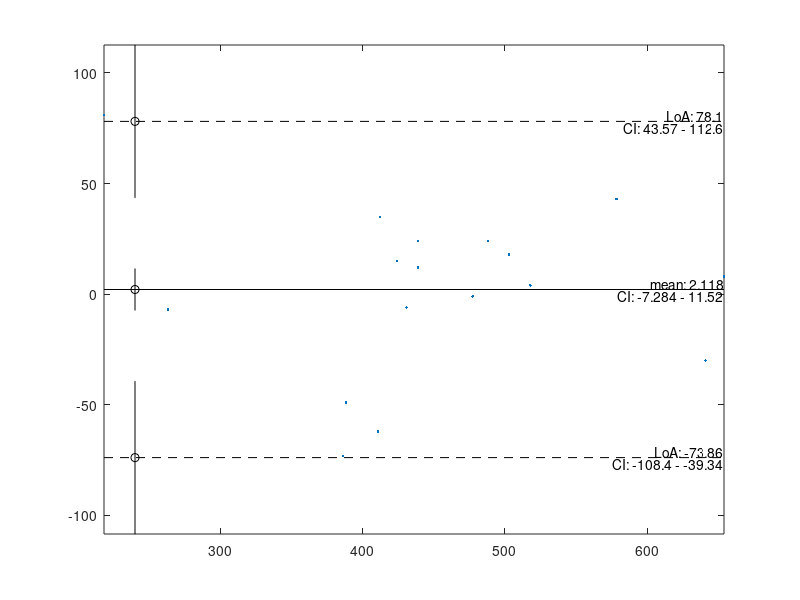

Recreate this plot in MATLAB.
function h=BlandAltmanPlot(var1, var2, varargin)
%Create a Bland-Altman plot and return a struct with results and handles.
%This function does not require any toolbox.
%
%Syntax:
% BlandAltmanPlot()
%    Generate an example in the current axes.
% BlandAltmanPlot(var1,var2)
%    Create a Bland-Altman plot with the two entered variables. All other settings are set to the
%    default, as described below. Both must be numeric vectors with 2 dimensions or fewer (so
%    1x1x30 sized arrays will return an error). The y-values are var2-var1, the x-values are
%    (var1+var2)/2, unless the plot_x_mean switch is set to false, in which case var1 determines
%    the x-values.
% BlandAltmanPlot(___,Name,Value)
%    Change optional parameters. See below for the list of options that can be changed.
% BlandAltmanPlot(___,optionstruct)
%    Change optional parameters. Each field should be one of the parameters detailed below. Missing
%    fields are filled with the default.
% h=BlandAltmanPlot(___)
%    Returns a struct with values and object handles. This can be used to extract calculated
%    values, to delete specific objects, or to change the plot type.
%
%Parameters:
%AddDetailsText      [default=true] Add the details to the plot as text. This will add the mean and
%                    limits of agreement above the plotted lines. The confidence intervals will be
%                    added under the plotted lines if enabled by the plotCI parameter. The text
%                    elements are placed on the far right side of the plot.
%alpha               [default=0.05] The alpha value is used for the limits of agreement, as well as
%                    for the confidence intervals.
%plotCI              [default=true] Add the CIs of the mean and LoAs to the plot with the errorbar
%                    function. If AddDetailsText is set to true, this parameter controls both the
%                    whiskers and the text. The whiskers are plotted close to the left side of the
%                    plot.
%plot_x_mean         [default=true] If set to false, the first input is used for the x-coordinate,
%                    instead of using the mean.
%StoreToAppdata      [default=true] If set to true, the output of this function will be stored in
%                    the axes object with setappdata, so it can be easily retrieved. The output
%                    struct is set to the data field named 'HJW___BlandAltmanPlot___data'.
%Parent              [default=[]] This determines the parent axes for the plots and texts. If left
%                    empty, gca is used to determine the target axes. If TargetAxes and Parent both
%                    are non-empty, TargetAxes is ignored.
%TargetAxes          [default=[]] This is the same as the Parent switch. If both are non-empty,
%                    TargetAxes is ignored. This switch is maintained for backwards compatability.
%TextDigitsDisplayed [default=4] This is either the number of digits used in the text elements, or
%                    a FormatSpec that makes num2str return a non-empty char.
%xxyy                [default=[]] This parameter controls the axis range. It has to be a 4-element
%                    vector. Any NaN values will be auto-determined based on the input data (taking
%                    into account the value of plot_x_mean). An empty input is equivalent to [NaN
%                    NaN NaN NaN].
%
%Output:
%h.input.alpha       - alpha value used for plots and calculations
%       .var1        - first variable used for plot
%       .var2        - second variable used for plot
% .data.mu           - mean value of var2-var1
%      .loa          - lower and upper limits of agreement
%      .CI.mu        - lower and upper bound of the CI of the mean
%         .loa_lower - lower and upper bound of the CI of the lower LoA
%         .loa_upper - lower and upper bound of the CI of the upper LoA
% .xxyy              - axis extents used
% .plot.data         - handle to the data plot object
%      .mean         - handle to the mean line
%      .loa_lo       - handle to the lower LoA line
%      .loa_hi       - handle to the upper LoA line
%      .CI_lo        - handle to the lower LoA errorbar
%      .CI_mu        - handle to the mean errorbar
%      .CI_hi        - handle to the upper LoA errorbar
% .text.mean         - handle to the 'mean: %f' text object
%      .meanCI       - handle to the 'CI: %f-%f' text object
%      .loa_hi       - handle to the 'LoA: %f' text object
%      .loa_hi_CI    - handle to the 'CI: %f-%f' text object
%      .loa_lo       - handle to the 'LoA: %f' text object
%      .loa_lo_CI    - handle to the 'CI: %f-%f' text object
%
%The method for calculating characteristic values, as well as example data was taken from
%Bland&Altman (Lancet, 1986, i:307-310)
% http://dx.doi.org/10.1016/S0140-6736(86)90837-8
%
%The implementation of tinv and alpha_to_Z are by Star Strider. These implementations mean you can
%use this function without the Statistics Toolbox (except on Matlab 6.5).
% https://www.mathworks.com/matlabcentral/fileexchange/56500
% https://www.mathworks.com/matlabcentral/answers/45173#answer_55318
%
%  _______________________________________________________________________
% | Compatibility | Windows 10  | Ubuntu 20.04 LTS | MacOS 10.15 Catalina |
% |---------------|-------------|------------------|----------------------|
% | ML R2020a     |  works      |  not tested      |  not tested          |
% | ML R2018a     |  works      |  works           |  not tested          |
% | ML R2015a     |  works      |  works           |  not tested          |
% | ML R2011a     |  works      |  works           |  not tested          |
% | ML 6.5 (R13)  |  works      |  not tested      |  not tested          |
% | Octave 5.2.0  |  works      |  works           |  not tested          |
% | Octave 4.4.1  |  works      |  not tested      |  works               |
% """""""""""""""""""""""""""""""""""""""""""""""""""""""""""""""""""""""""
%
% Version: 1.0.1
% Date:    2020-07-06
% Author:  H.J. Wisselink
% Licence: CC by-nc-sa 4.0 ( creativecommons.org/licenses/by-nc-sa/4.0 )
% Email=  'h_j_wisselink*alumnus_utwente_nl';
% Real_email = regexprep(Email,{'*','_'},{'@','.'})

if nargin<2
    if nargin==0
        %example data taken from Bland&Altman (Lancet, 1986, i:307-310)
        % http://dx.doi.org/10.1016/S0140-6736(86)90837-8
        %(only first measurement of each peak flow meter)
        var1=[494,395,516,434,476,557,413,442,650,433,417,656,267,478,178,423,427];
        var2=[512,430,520,428,500,600,364,380,658,445,432,626,260,477,259,350,451];
    else
        error('Incorrect number of input argument.')
    end
end
[success,options,ME]=BlandAltmanPlot_parse_inputs(var1,var2,varargin{:});
if ~success
    %The throwAsCaller function was introduced in R2007b, hence the rethrow here.
    rethrow(ME)
else
    [StoreToAppdata, alpha, plot_x_mean, plotCI, AddDetailsText, ...
        TargetAxes, TextDigitsDisplayed, xxyy]=...
        deal(options.StoreToAppdata, options.alpha, options.plot_x_mean, options.plotCI, ...
        options.AddDetailsText, options.TargetAxes, options.TextDigitsDisplayed, options.xxyy);
end

%compute Bland-Altman plot characteristics
[mu,loa,CI]=BlandAltman_values(var1,var2,alpha);

h=struct;%store all handles to this struct

%prepare first part of output
h.input.alpha=alpha;
h.input.var1=var1;
h.input.var2=var2;
h.data.mu=mu;
h.data.loa=loa;
h.data.CI=CI;

%determine x and y data based on plot_x_mean
if ~isequal(size(var1),size(var2))
    %reshape to vectors
    var1=var1(:);var2=var2(:);
end
if plot_x_mean
    x=(var1+var2)/2;
    y=var2-var1;
else
    x=var1;
    y=var2-var1;
end

%Store the value of xxyy in the output struct, so it can be used to round the axis extent to
%appropriate values on a case by case basis.
h.xxyy=[min(x) max(x) min(y) max(y)];
%Consider limits of agreement CI when calculating the bounds.
h.xxyy(3)=min(h.xxyy(3),CI.loa_lower(1));
h.xxyy(4)=max(h.xxyy(4),CI.loa_upper(2));
if isempty(xxyy)
    xxyy=[NaN NaN NaN NaN];
end
%Replace any NaN by the auto-determined extent.
xxyy(isnan(xxyy))=h.xxyy(isnan(xxyy));

%Plot the data, mean and LoAs.
h.plot.data=plot(x,y,'.','Parent',TargetAxes);
NextPlot=get(TargetAxes,'NextPlot');%get property to retain state
set(TargetAxes,'NextPlot','add')
h.plot.mean=plot(xxyy(1:2),mu*[1 1],'k','Parent',TargetAxes);
h.plot.loa_lo=plot(xxyy(1:2),loa(1)*[1 1],'k--','Parent',TargetAxes);
h.plot.loa_hi=plot(xxyy(1:2),loa(2)*[1 1],'k--','Parent',TargetAxes);
if plotCI
    err1=diff(CI.loa_lower)/2;
    err2=diff(CI.mu)/2;
    xe=xxyy(1)+0.05*diff(xxyy(1:2));%shift slightly right
    h.plot.CI_lo=errorbar(xe,loa(1),err1,'ko');
    h.plot.CI_mu=errorbar(xe,mu    ,err2,'ko');
    h.plot.CI_hi=errorbar(xe,loa(2),err1,'ko');
end
set(TargetAxes,'NextPlot',NextPlot)%restore state (probably hold('off') )
axis(TargetAxes,xxyy)
if AddDetailsText
    %Add text elements.
    %Use num2str to make use of automatic choice of FormatSpec for a fixed number of digits. This
    %is guaranteed to return a non-empty char array, as that was tested in the parser.
    d=TextDigitsDisplayed;%Use a shorter variable name for better readability of the code.
    
    %Add mean text.
    tx=xxyy(2);ty=mu;
    txt=sprintf('mean: %s',num2str(ty,d));
    h.text.mean=text(tx,ty,txt,...
        'HorizontalAlignment','right','VerticalAlignment','bottom');
    if plotCI
        txt=sprintf('CI: %s - %s',...
            num2str(CI.mu(1),d),num2str(CI.mu(2),d));
        h.text.meanCI=text(tx,ty,txt,...
            'HorizontalAlignment','right','VerticalAlignment','top');
    end
    
    %Add upper limit of agreement.
    ty=loa(2);
    txt=sprintf('LoA: %s',num2str(ty,d));
    h.text.loa_hi=text(tx,ty,txt,...
        'HorizontalAlignment','right','VerticalAlignment','bottom');
    if plotCI
        txt=sprintf('CI: %s - %s',...
            num2str(CI.loa_upper(1),d),num2str(CI.loa_upper(2),d));
        h.text.loa_hi_CI=text(tx,ty,txt,...
            'HorizontalAlignment','right','VerticalAlignment','top');
    end
    
    %Add lower limit of agreement.
    ty=loa(1);
    txt=sprintf('LoA: %s',num2str(ty,d));
    h.text.loa_lo=text(tx,ty,txt,...
        'HorizontalAlignment','right','VerticalAlignment','bottom');
    if plotCI
        txt=sprintf('CI: %s - %s',...
            num2str(CI.loa_lower(1),d),num2str(CI.loa_lower(2),d));
        h.text.loa_lo_CI=text(tx,ty,txt,...
            'HorizontalAlignment','right','VerticalAlignment','top');
    end
end

if StoreToAppdata
    setappdata(TargetAxes,'HJW___BlandAltmanPlot___data',h)
end
if nargout==0
    clear h
end
end
function [mu,loa,CI]=BlandAltman_values(x,y,alpha)
%compute Bland-Altman plot characteristics
%
%The method for calculating these values was taken from Bland&Altman
%(Lancet, 1986, i:307-310) http://dx.doi.org/10.1016/S0140-6736(86)90837-8
%
%The implementation of tinv is by Star Strider
% https://www.mathworks.com/matlabcentral/fileexchange/56500
%The implementation of alpha_to_Z is by Star Strider as well
% https://www.mathworks.com/matlabcentral/answers/45173#answer_55318

% http://web.archive.org/web/20190326204734/
% https://www.mathworks.com/matlabcentral/mlc-downloads/downloads/
%  submissions/56500/versions/1/contents/tstat3.m  
%
% http://web.archive.org/web/20150317011457/
% http://www.mathworks.com/matlabcentral/answers/
%  45173-p-value-to-z-score#answer_55318

%retrieve statistical functions
persistent t_inv alpha_to_Z
if isempty(t_inv)
    if ifversion('>=',7.0,'Octave','>',3)
        %Anonymous functions were introduced in ML7.0, so we need to use eval to fool the syntax
        %checker in ML6.5.
        
        % 2-tailed t-distribution
        tdist2T=eval('@(t,v) (1-betainc(v/(v+t^2), v/2, 0.5))');%#ok<NASGU>
        % 1-tailed t-distribution
        tdist1T=eval('@(t,v) 1-(1-tdist2T(t,v))/2');%#ok<NASGU>
        % T-Statistic Given Probability alpha & Degrees-Of-Freedom v
        t_inv=eval('@(a,v) fzero(@(tval) (max(a,(1-a))-tdist1T(tval,v)),5)');
        % Get Z value given the alpha
        alpha_to_Z = eval('@(a) -sqrt(2) * erfcinv(a*2)');
    else
        %There should be a way to replace the anonymous functions with inline functions. The
        %commented code below could be expected to work (as it is simply a compacted copy of the
        %anonymous functions), but it seems to hang. Therefore, the assumption will be made that
        %the tinv function is available for releases before version 7.0.
        %
        % fun=inline('max(a,(1-a))-(1+betainc(v/(v+tval^2),v/2,0.5)/2)','tval','a','v');
        % t=fzero(fun,5,[],a,v);
        t_inv=inline('tinv(max(a,(1-a)),v)','a','v');     %#ok<DINLN>
        alpha_to_Z=inline('-sqrt(2) * erfcinv(a*2)','a'); %#ok<DINLN>
    end
end

%compute main characteristics
data=y(:)-x(:);data(isnan(data))=[];
n=numel(data);%cases
mu=mean(data);%mean
s=std(data);%SD

%compute statistical elements
mu_ste=sqrt(s^2/n);%standard error of mean
loa_ste=sqrt(3*s^2/n);%standard error of limit of agreement
t=t_inv(alpha/2,n-1);%t-value
z=alpha_to_Z(1-alpha/2);%Z value for two-tailed alpha

%compute output parameters
CI.mu=[mu-mu_ste mu+mu_ste];
loa=[mu-z*s mu+z*s];
CI.loa_lower=[loa(1)-(t*loa_ste) loa(1)+(t*loa_ste)];
CI.loa_upper=[loa(2)-(t*loa_ste) loa(2)+(t*loa_ste)];
end
function [success,options,ME]=BlandAltmanPlot_parse_inputs(var1,var2,varargin)
%Parse the inputs of the BlandAltmanPlot function
% It returns a success flag, the parsed options, and an ME struct. As input, the options should
% either be entered as a struct or as Name,Value pairs. Missing fields are filled from the default.

%pre-assign outputs
success=false;
options=struct;
ME=struct('identifier','','message','');

%Test if tinv is available on Matlab 6.5 and store the result to speed up subsequent runs.
persistent tinv_is_available
if isempty(tinv_is_available)
        tinv_is_available=false;
        if ifversion('>=',7.0,'isOctave','>=',4.0)
            %The replacement for tinv will work on these releases, so no need for an error.
            tinv_is_available=true;
        else
            try
                %Just try to see if there is a tinv on the search path. This also allows for
                %user-provided implementation.
                ignore=tinv(0.05,19); %#ok<NASGU>
                tinv_is_available=true;
            catch
            end
        end
end
if ~tinv_is_available
    ME.message='This function requires the tinv function on Matlab 6.5.';
    ME.identifier='HJW:BlandAltmanPlot:no_tinv';
    return
end

%test the required inputs
if numel(var1)==0 || numel(var1)~=max(size(var1)) || ~isnumeric(var1) ...
        || numel(size(var1))>2 %ndims must be <=2 for use in plot()
    ME.message='The first input is not a numeric vector.';
    ME.identifier='HJW:BlandAltmanPlot:incorrect_input';
    return
end
if numel(var2)==0 || numel(var2)~=max(size(var2)) || ~isnumeric(var2) ...
        || numel(size(var2))>2 %ndims must be <=2 for use in plot()
    ME.message='The second input is not a numeric vector.';
    ME.identifier='HJW:BlandAltmanPlot:incorrect_input';
    return
end
if numel(var1)~=numel(var2)
    ME.message='The first and second inputs do no match.';
    ME.identifier='HJW:BlandAltmanPlot:incorrect_input';
    return
end

%set the defaults
default.StoreToAppdata=true;%store output in the axis with setappdata
default.alpha=0.05;%set default alpha value to 5%
default.plot_x_mean=true;%use the mean as x coordinate
default.plotCI=true;%add the CIs of the mean and LoAs to the plot
default.AddDetailsText=true;%add the details to the plot as text
default.TextDigitsDisplayed=4;%number of digits or num2str FormatSpec
default.xxyy=[];%axis range, leave empty or NaN to auto-determine
default.TargetAxes=[];%axes where the plots and texts should be created
default.Parent=[];%alternative option name for TargetAxes

%The required inputs are checked, so now we need to return the default options if there are no
%further inputs.
if nargin==2
    options=default;
    success=true;
    options=BlandAltmanPlot_parse_inputs_ensureParentAxesExists(options);
    return
end

%test the optional inputs
struct_input=nargin==3 && isa(varargin{1},'struct');
NameValue_input=mod(nargin,2)==0 && ...
    all(cellfun('isclass',varargin(1:2:end),'char'));
if ~( struct_input || NameValue_input )
    ME.message=['The third input (options) is expected to be either a ',...
        'struct,',char(10),'or consist of Name,Value pairs.']; %#ok<CHARTEN>
    ME.identifier='HJW:BlandAltmanPlot:incorrect_input_options';
    return
end
if NameValue_input
    %convert the Name,Value to a struct
    for n=1:2:numel(varargin)
        try
            options.(varargin{n})=varargin{n+1};
        catch
            ME.message='Parsing of Name,Value pairs failed.';
            ME.identifier='HJW:BlandAltmanPlot:incorrect_input_NameValue';
            return
        end
    end
else
    options=varargin{1};
end
fn=fieldnames(options);
for k=1:numel(fn)
    curr_option=fn{k};
    item=options.(curr_option);
    ME.identifier=...
        ['HJW:BlandAltmanPlot:incorrect_input_opt_' lower(curr_option)];
    switch curr_option
        case 'alpha'
            if ~isnumeric(item) || numel(item)~=1 || ...
                    item<0 || item>1 || isnan(item)
                %Because of the short circuit or() the NaN test doesn't need to consider the case
                %of a vector, as the numel test will already become true, in which case it is not
                %evaluated.
                ME.message='The value of options.alpha is not a scalar between 0 and 1.';
                return
            end
        case {'StoreToAppdata','plotCI','AddDetailsText','plot_x_mean'}
            [passed,item]=test_if_scalar_logical(item);
            options.(curr_option)=item;
            if ~passed
                ME.message=['The value of options.',curr_option,' is not a logical scalar.'];
                return
            end
        case 'TextDigitsDisplayed'
            temp=false;
            %Test an integer input and a char input separately to keep the logical statements and
            %program flow more clear.
            if isnumeric(item)
                if numel(item)~=1 || double(item)~=round(double(item))
                    %The integer test could cause issues due to float rounding, but it should
                    %actually not be an issue.
                    %The integer test in its current form also catches NaN.
                    temp=true;
                end
            elseif isa(item,'char')
                try
                    %This will not catch all invalid FormatSpec inputs, but at least any errors are
                    %caught. If the user chooses to supply '%%d' as a FormatSpec, the function will
                    %run as expected (i.e. return '%d' on Octave and all Matlab releases except
                    %v6.5 where this returns an error).
                    temp_out=num2str(123.45,item);
                    if ~isa(temp_out,'char') || numel(temp_out)==0
                        temp=true;
                    end
                catch
                    temp=true;
                end
            else
                temp=true;
            end
            if temp
                ME.message='The value of options.TextDigitsDisplayed is not an integer scalar.';
                return
            end
        case 'xxyy'
            %NaN values will be filled with the data extent
            if ~isnumeric(item) || (numel(item)~=4 && ~isempty(item)) || ...
                    ( ~isempty(item) && ...
                    ( item(2)<=item(1) || item(4)<=item(3) ) )
                ME.message=['The value of options.xxyy is neither ',...
                    'a valid 2D axis range, nor empty.'];
                return
            end
        case {'TargetAxes','Parent'}
            %It is difficult to test if a supplied variable is an axes object, as in old Matlab
            %(and in Octave) a handle is simply a double. A strategy with get (with try-catch)
            %should work.
            try
                if ~strcmp(get(item,'Type'),'axes') && ~isempty(item)
                    ME.message=['The value of options.',curr_option,...
                        ' is not an axes object or is not empty.'];
                    return
                end
            catch
                if ~isempty(item)
                    ME.message=['The value of options.',curr_option,...
                        ' is not an axes object or is not empty.'];
                    return
                end
            end
        otherwise
            ME.message=sprintf('Name,Value pair not recognized: %s',curr_option);
            ME.identifier='HJW:BlandAltmanPlot:incorrect_input_NameValue';
            return
    end
end

%fill any missing fields
fn=fieldnames(default);
for k=1:numel(fn)
    if ~isfield(options,fn(k))
        options.(fn{k})=default.(fn{k});
    end
end

if isempty(options.TargetAxes)
    options=BlandAltmanPlot_parse_inputs_ensureParentAxesExists(options);
end
success=true;ME=[];
end
function options=BlandAltmanPlot_parse_inputs_ensureParentAxesExists(options)
%gca might result in unexpected behavior if called unintentionally
%
%When this function is called, the validity of the inputs is already checked, or the default was
%loaded (meaning both inputs are empty). The precedence is described below.
%
%behavior: (P='Parent' parameter, T='TargetAxes' parameter)
% isempty(P) &&  isempty(T) --> out=gca
%~isempty(P) &&  isempty(T) --> out=P
% isempty(P) && ~isempty(T) --> out=T
%~isempty(P) && ~isempty(T) --> out=P
P=options.Parent;T=options.TargetAxes;
ax_matrix={[],T;P,P};
ax=ax_matrix{2-isempty(P),2-isempty(T)};
if isempty(ax)
    ax=gca;
end
options.Parent=ax;
options.TargetAxes=ax;
end
function tf=ifversion(test,Rxxxxab,Oct_flag,Oct_test,Oct_ver)
%Determine if the current version satisfies a version restriction
%
% To keep the function fast, no input checking is done. This function returns a NaN if a release
% name is used that is not in the dictionary.
%
% Syntax:
% tf=ifversion(test,Rxxxxab)
% tf=ifversion(test,Rxxxxab,'Octave',test_for_Octave,v_Octave)
%
% Output:
% tf       - If the current version satisfies the test this returns true.
%            This works similar to verLessThan.
%
% Inputs:
% Rxxxxab - Char array containing a release description (e.g. 'R13', 'R14SP2' or 'R2019a') or the
%           numeric version.
% test    - Char array containing a logical test. The interpretation of this is equivalent to
%           eval([current test Rxxxxab]). For examples, see below.
%
% Examples:
% ifversion('>=','R2009a') returns true when run on R2009a or later
% ifversion('<','R2016a') returns true when run on R2015b or older
% ifversion('==','R2018a') returns true only when run on R2018a
% ifversion('==',9.8) returns true only when run on R2020a
% ifversion('<',0,'Octave','>',0) returns true only on Octave
%
% The conversion is based on a manual list and therefore needs to be updated manually, so it might
% not be complete. Although it should be possible to load the list from Wikipedia, this is not
% implemented.
%
%  _______________________________________________________________________
% | Compatibility | Windows 10  | Ubuntu 20.04 LTS | MacOS 10.15 Catalina |
% |---------------|-------------|------------------|----------------------|
% | ML R2020a     |  works      |  not tested      |  not tested          |
% | ML R2018a     |  works      |  works           |  not tested          |
% | ML R2015a     |  works      |  works           |  not tested          |
% | ML R2011a     |  works      |  works           |  not tested          |
% | ML 6.5 (R13)  |  works      |  not tested      |  not tested          |
% | Octave 5.2.0  |  works      |  works           |  not tested          |
% | Octave 4.4.1  |  works      |  not tested      |  works               |
% """""""""""""""""""""""""""""""""""""""""""""""""""""""""""""""""""""""""
%
% Version: 1.0.2
% Date:    2020-05-20
% Author:  H.J. Wisselink
% Licence: CC by-nc-sa 4.0 ( creativecommons.org/licenses/by-nc-sa/4.0 )
% Email=  'h_j_wisselink*alumnus_utwente_nl';
% Real_email = regexprep(Email,{'*','_'},{'@','.'})

%The decimal of the version numbers are padded with a 0 to make sure v7.10 is larger than v7.9.
%This does mean that any numeric version input needs to be adapted. multiply by 100 and round to
%remove the potential for float rounding errors.
%Store in persistent for fast recall (don't use getpref, as that is slower than generating the
%variables and makes updating this function harder).
persistent  v_num v_dict octave
if isempty(v_num)
    %test if Octave is used instead of Matlab
    octave=exist('OCTAVE_VERSION', 'builtin');
    
    %get current version number
    v_num=version;
    ii=strfind(v_num,'.');
    if numel(ii)~=1,v_num(ii(2):end)='';ii=ii(1);end
    v_num=[str2double(v_num(1:(ii-1))) str2double(v_num((ii+1):end))];
    v_num=v_num(1)+v_num(2)/100;
    v_num=round(100*v_num);%remove float rounding errors
    
    %get dictionary to use for ismember
    v_dict={...
        'R13' 605;'R13SP1' 605;'R13SP2' 605;'R14' 700;'R14SP1' 700;'R14SP2' 700;'R14SP3' 701;...
        'R2006a' 702;'R2006b' 703;'R2007a' 704;'R2007b' 705;'R2008a' 706;'R2008b' 707;...
        'R2009a' 708;'R2009b' 709;'R2010a' 710;'R2010b' 711;'R2011a' 712;'R2011b' 713;...
        'R2012a' 714;'R2012b' 800;'R2013a' 801;'R2013b' 802;'R2014a' 803;'R2014b' 804;...
        'R2015a' 805;'R2015b' 806;'R2016a' 900;'R2016b' 901;'R2017a' 902;'R2017b' 903;...
        'R2018a' 904;'R2018b' 905;'R2019a' 906;'R2019b' 907;'R2020a' 908};
end

if octave
    if nargin==2
        warning('HJW:ifversion:NoOctaveTest',...
            ['No version test for Octave was provided.',char(10),...
            'This function might return an unexpected outcome.']) %#ok<CHARTEN>
        %Use the same test as for Matlab, which will probably fail.
        L=ismember(v_dict(:,1),Rxxxxab);
        if sum(L)~=1
            warning('HJW:ifversion:NotInDict',...
                'The requested version is not in the hard-coded list.')
            tf=NaN;return
        else
            v=v_dict{L,2};
        end
    elseif nargin==4
        %undocumented shorthand syntax: skip the 'Octave' argument
        [test,v]=deal(Oct_flag,Oct_test);
        %convert 4.1 to 401
        v=0.1*v+0.9*fix(v);v=round(100*v);
    else
        [test,v]=deal(Oct_test,Oct_ver);
        %convert 4.1 to 401
        v=0.1*v+0.9*fix(v);v=round(100*v);
    end
else
    %convert R notation to numeric and convert 9.1 to 901
    if isnumeric(Rxxxxab)
        v=0.1*Rxxxxab+0.9*fix(Rxxxxab);v=round(100*v);
    else
        L=ismember(v_dict(:,1),Rxxxxab);
        if sum(L)~=1
            warning('HJW:ifversion:NotInDict',...
                'The requested version is not in the hard-coded list.')
            tf=NaN;return
        else
            v=v_dict{L,2};
        end
    end
end
switch test
    case '=='
        tf= v_num == v;
    case '<'
        tf= v_num <  v;
    case '<='
        tf= v_num <= v;
    case '>'
        tf= v_num >  v;
    case '>='
        tf= v_num >= v;
end
end